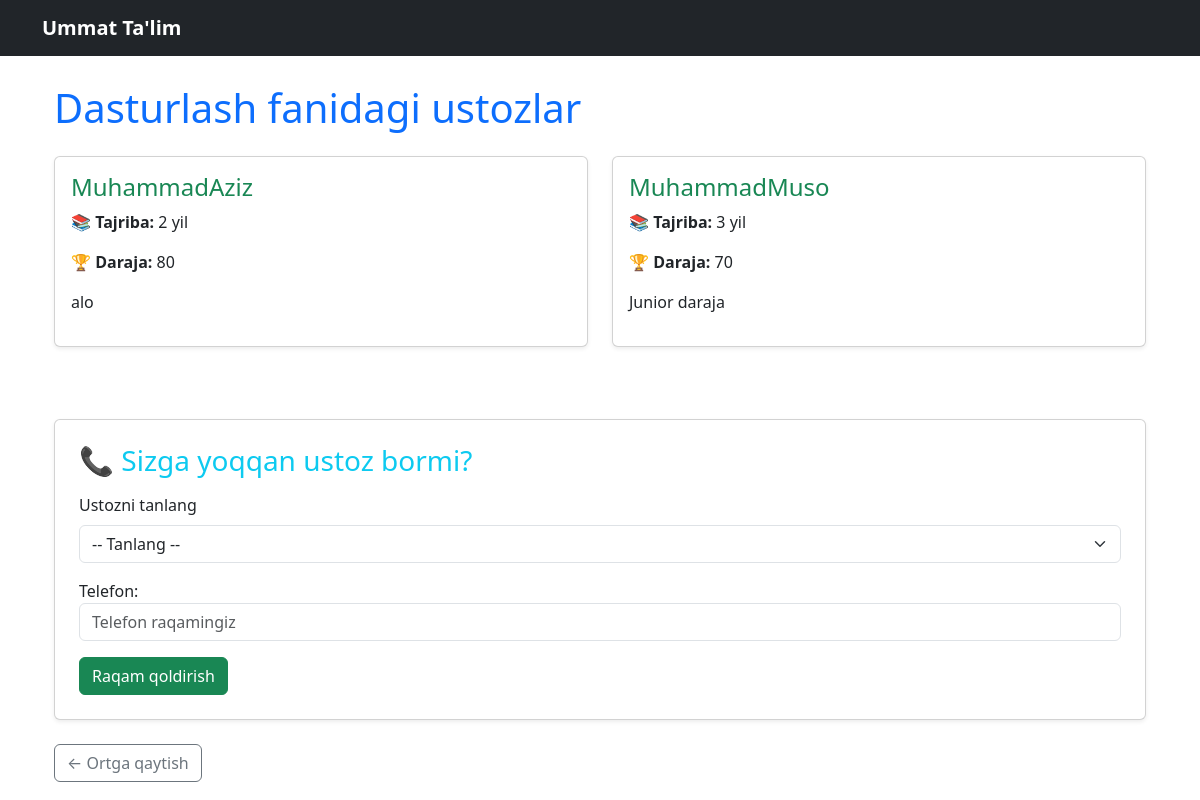
The app's page /fan/2/ with its own data.
### core/models.py (models this page shows, shortened)
class Fan(models.Model):
    nomi = models.CharField(max_length=100)

class Ustoz(models.Model):
    ism = models.CharField(max_length=100)
    tajriba_yil = models.IntegerField()
    daraja = models.IntegerField(help_text="Daraja qancha yuqori bo`lsa, shuncha yuqoriga chiqadi: ")
    tavsif = models.TextField()
    fan = models.ForeignKey(Fan, on_delete=models.CASCADE)

### core/views.py (the view)
# urls.py: path('fan/<int:fan_id>/', views.ustozlar, name='ustozlar'),
def ustozlar(request, fan_id):
    fan = get_object_or_404(Fan, id=fan_id)
    ustozlar = Ustoz.objects.filter(fan=fan).order_by('-daraja')
    if request.method == 'POST':
        ustoz_id = request.POST.get('ustoz_id')
        ustoz = get_object_or_404(Ustoz, id=ustoz_id)
        form = AloqaForm(request.POST)
        if form.is_valid():
            aloqa = form.save(commit=False)
            aloqa.ustoz = ustoz
            aloqa.save()
            messages.success(request, "Raqamingiz muvaffaqiyatli qabul qilindi!")
            return redirect('ustozlar', fan_id=fan_id)
    else:
        form = AloqaForm()
    return render(request, 'core/ustozlar.html', {'fan': fan, 'ustozlar': ustozlar, 'form': form})

### core/forms.py
class AloqaForm(forms.ModelForm):
    class Meta:
        model = Aloqa
        fields = ['telefon']
        widgets = {
            'telefon': forms.TextInput(attrs={'class': 'form-control', 'placeholder': 'Telefon raqamingiz'}),
        }

### core/templates/core/ustozlar.html (shortened to what this page needs)
{% extends 'core/base.html' %}
{% block content %}
<div class="container">
    <h1 class="mb-4 text-primary">{{ fan.nomi }} fanidagi ustozlar</h1>
    <div class="row">
        {% for ustoz in ustozlar %}
        <div class="col-md-6 mb-4">
            <div class="card shadow-sm h-100">
                <div class="card-body">
                    <h4 class="card-title text-success">{{ ustoz.ism }}</h4>
                    <p><strong>📚 Tajriba:</strong> {{ ustoz.tajriba_yil }} yil</p>
                    <p><strong>🏆 Daraja:</strong> {{ ustoz.daraja }}</p>
                    <p>{{ ustoz.tavsif }}</p>
                </div>
            </div>
        </div>
        {% empty %}
        <p class="text-muted">Bu fandan hozircha ustoz mavjud emas.</p>
        {% endfor %}
    </div>
    <div class="card mt-5 p-4 shadow-sm">
        <h3 class="mb-3 text-info">📞 Sizga yoqqan ustoz bormi?</h3>
        <form method="post">
            <div class="mb-3">
                <label for="ustoz_id" class="form-label">Ustozni tanlang</label>
                <select name="ustoz_id" id="ustoz_id" class="form-select" required>
                    <option value="">-- Tanlang --</option>
                </select>
            </div>
            {{ form.as_p }}
            <button type="submit" class="btn btn-success">Raqam qoldirish</button>
        </form>
    </div>
    <p class="mt-4"><a href="/" class="btn btn-outline-secondary">← Ortga qaytish</a></p>
</div>
{% endblock %}

### core/templates/core/base.html (style rules this page uses)
body { padding-top: 60px; }

### records on screen
Fan: nomi "Dasturlash"
Ustoz: ism "MuhammadAziz", tajriba_yil "2", daraja "80", tavsif "alo"
Ustoz: ism "MuhammadMuso", tajriba_yil "3", daraja "70", tavsif "Junior daraja"
